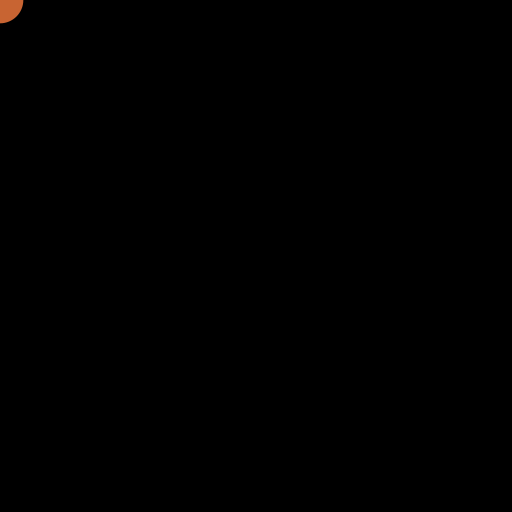
Frame 1 (no input)
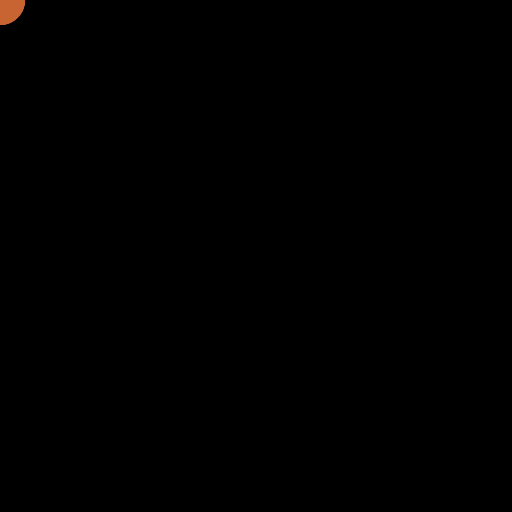
Frame 60 (the mouse pressed at the canvas centre just before this capture)
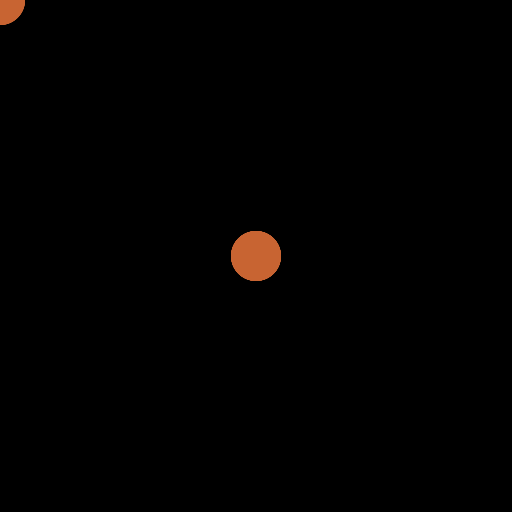
Frame 120 (the mouse held since frame 60 and released just before this capture)

The Processing sketch that drew these frames (run headless with seeded random() and noise(); from frame 60 on, the mouse is pressed at the canvas centre):

// Processing sketch: Interactive3_mouse_velClick
// ── Interactive3_mouse_velClick.pde

float VELOCITY_MAX = 200.0;
float CLICK_THRESHOLD = 20.0;
int CLICK_THRESHOLD_COUNT = 3;

float velocityX = 0;
float velocityY = 0;
float velocityAve = 0;

int count = 0;
boolean isClick = false;

int fillRectCount = 0;


void setup () {
  
  size( 512, 512 );
  //fullScreen();
  
  background( 0 );
  
}


void draw () {
  
  // 移動位置から移動量（速度）を計算
  velocityX = mouseX - pmouseX;
  velocityY = mouseY - pmouseY;
  velocityAve = ( abs(velocityX) + abs(velocityY) ) / 2.0;

  // 大きすぎるときは制限
  if ( velocityAve > VELOCITY_MAX ) {
    velocityAve = VELOCITY_MAX;
  }
  
 
  // 一定の速さを超えたらクリックにする
  if ( abs(velocityAve) > CLICK_THRESHOLD ) {
    
    // 一定の速さを超えてる時間
    count++;
    if ( count > CLICK_THRESHOLD_COUNT ) { // 指定回フレームのあいだ早くい動いていた
      
      isClick = true;
      
    }
    else if ( count > CLICK_THRESHOLD_COUNT + 1 ) { // ONになった次のフレームではOFFにする
      
      isClick = false;
      
    }
    
  }
  else {
    
    count = 0;
    isClick = false;
    
  }



  //if (mousePressed) {
  if (isClick) {
  
    // クリックしたら画面をクリアする    
    background( 0 );
  
  }

  
  fill( 200, 100, 50 );
  //fill( random(255), random(255), random(255), 255 );
  noStroke();
  circle( mouseX, mouseY, 50 * abs(sin(millis())) );
  
}


/* End */
